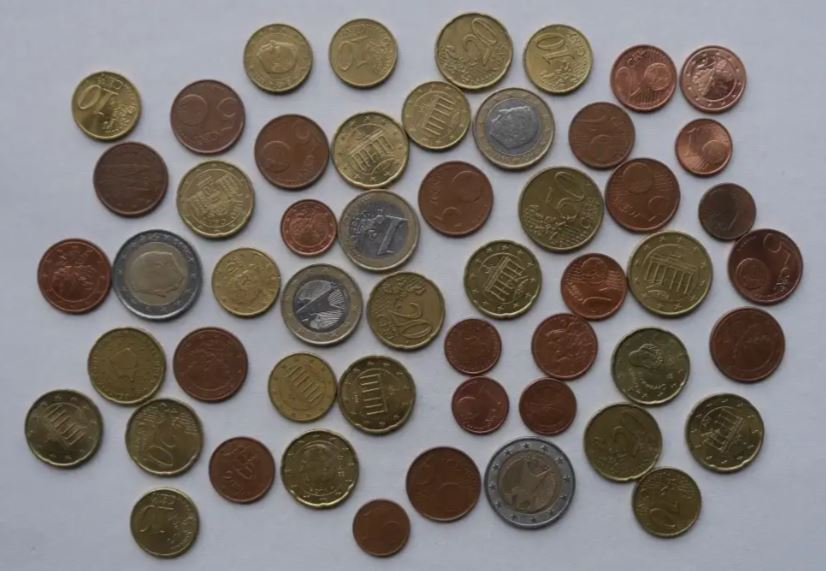
#> input picture Project8/coins_2.JPG, 826 x 571 px
$ python LR_8_task_7.py
#> lines starting #> are read from the running program, lines starting #| are printed output that depends on the picture
import numpy as np
import cv2
from sklearn.cluster import KMeans

# Завантаження зображення
img = cv2.imread('coins_2.JPG')
#> img is the input picture: shape (571, 826, 3); mean B, G, R 114.7, 118.8, 125.6

# Перетворення зображення BGR в RGB
img_rgb = cv2.cvtColor(img, cv2.COLOR_BGR2RGB)

# Розгортання зображення в одномірний масив
pixels = img_rgb.reshape((-1, 3)).astype(np.float32)

# Кількість кластерів (вартостей монет)
num_clusters = 3

# Використання k-середніх для кластеризації кольорів
kmeans = KMeans(n_clusters=num_clusters, n_init=10)
kmeans.fit(pixels)

labels = kmeans.labels_
centers = kmeans.cluster_centers_

# Створення маски для кожного кластеру
masks = [labels == i for i in range(num_clusters)]

# Зміна розміру масок
masks_resized = [mask.reshape(img_rgb.shape[:-1]) for mask in masks]

# Сегментація зображення за допомогою кольорових масок
segmented_image = np.zeros_like(img_rgb)
segmented_image2 = np.zeros_like(img_rgb)

# Різні кольори для кожної монети
cluster_colors = [(255, 0, 0), (0, 255, 0), (0, 0, 255)]

for i in range(num_clusters):
    segmented_image[masks_resized[i]] = centers[i]
    segmented_image2[masks_resized[i]] = cluster_colors[i]

# Повернення вихідного розміру та BGR формату
segmented_image = cv2.cvtColor(segmented_image.astype(np.uint8), cv2.COLOR_RGB2BGR)
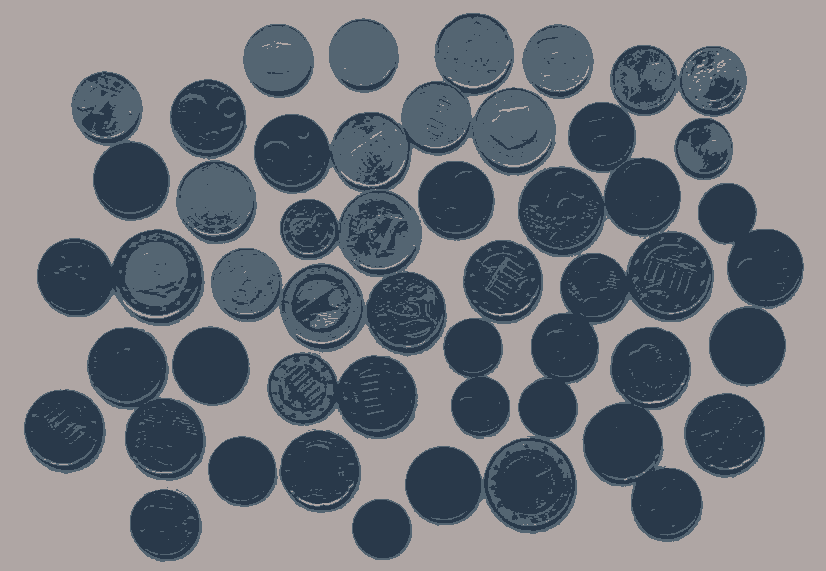
#> segmented_image: shape (571, 826, 3); mean R, G, B 114.2, 118.2, 125.2
segmented_image2 = cv2.cvtColor(segmented_image2.astype(np.uint8), cv2.COLOR_RGB2BGR)
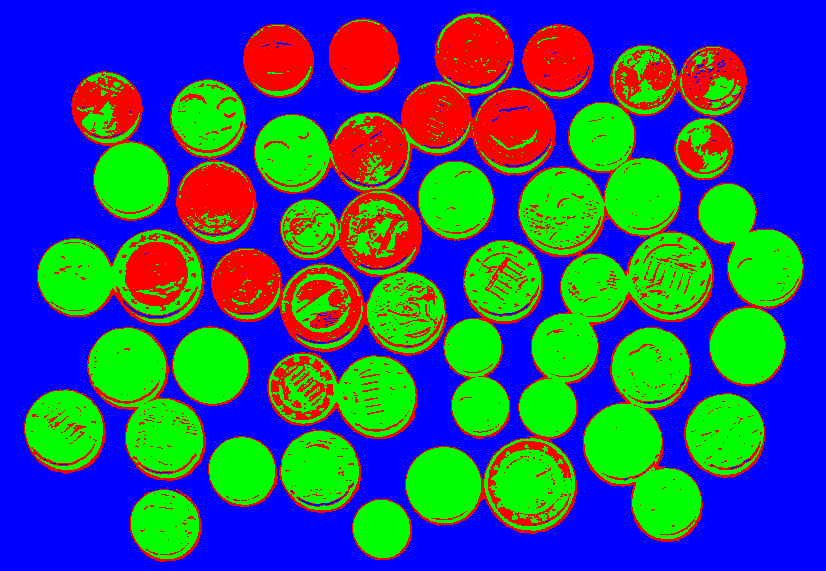
#> segmented_image2: shape (571, 826, 3); mean R, G, B 45.9, 84.5, 124.5

# Конвертація в градації сірого кольору
gray_image = cv2.cvtColor(segmented_image, cv2.COLOR_BGR2GRAY)

# Згладжування для зменшення шуму та підготовки до виявлення контурів
blurred_image = cv2.GaussianBlur(gray_image, (5, 5), 0)
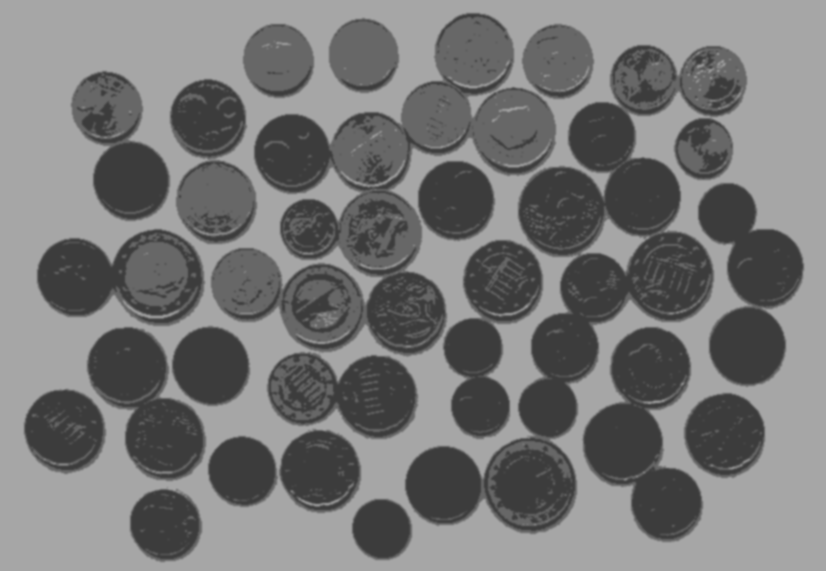
#> blurred_image: shape (571, 826); min 60, max 166, mean 119.5

# Виявлення контурів
contours, hierarchy = cv2.findContours(blurred_image, cv2.RETR_EXTERNAL, cv2.CHAIN_APPROX_SIMPLE)
#> contours = [[[0, 0], [0, 570], [825, 570], [825, 0]]]

# Фільтрація за розміром контуру (монети)
min_contour_area = 500  # Мінімальна площа контуру для розгляду

for contour in contours:
    contour_area = cv2.contourArea(contour)
    if contour_area > min_contour_area:
        # Виділення контуру на оригінальному зображенні
        cv2.drawContours(img_rgb, [contour], -1, (0, 255, 0), 2)
#> this loop made 1 pass
#> (contour, contour_area) on pass 1: ([[0, 0], [0, 570], [825, 570], [825, 0]], 470250)
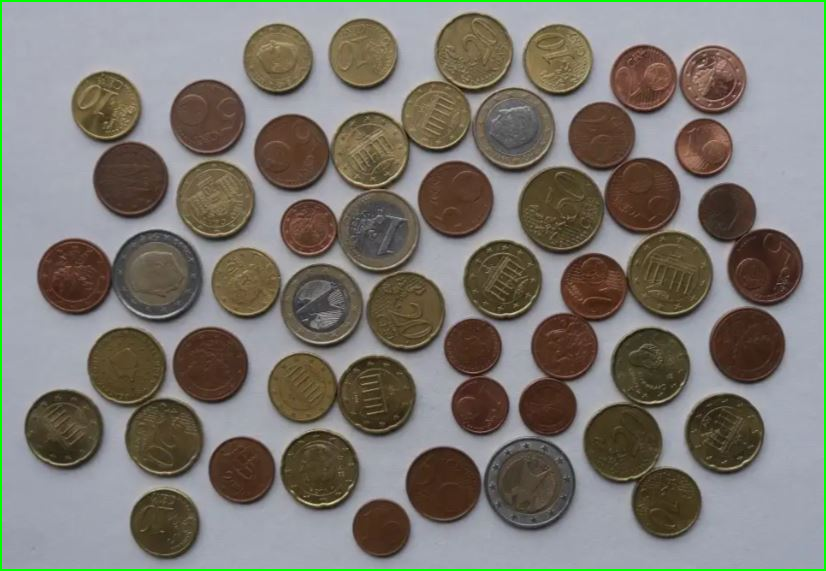
#> img_rgb: shape (571, 826, 3); mean R, G, B 123.7, 119.8, 112.6

# Відображення результату
cv2.imshow('Segmented Image by Color 1', segmented_image)
cv2.imshow('Segmented Image by Color 2', segmented_image2)
cv2.imshow('Segmented Image by Color/Size 3', img_rgb)
cv2.waitKey(0)
cv2.destroyAllWindows()

$ run again, with Project8/melnychenko.jpg copied over Project8/coins_2.JPG
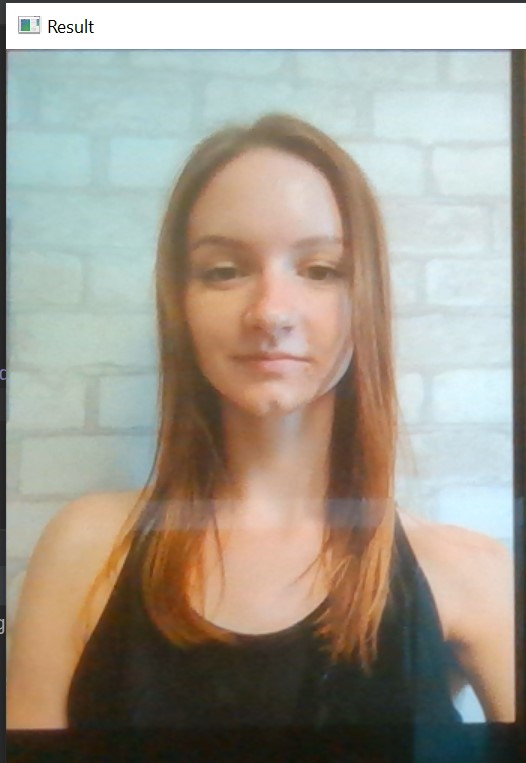
#> input picture Project8/melnychenko.jpg, 526 x 763 px
#> img is the input picture: shape (763, 526, 3); mean B, G, R 142.7, 155.1, 161.9
#> `gray_image = cv2.cvtColor(segmented_image, cv2.COLOR_BGR2GRAY)`:
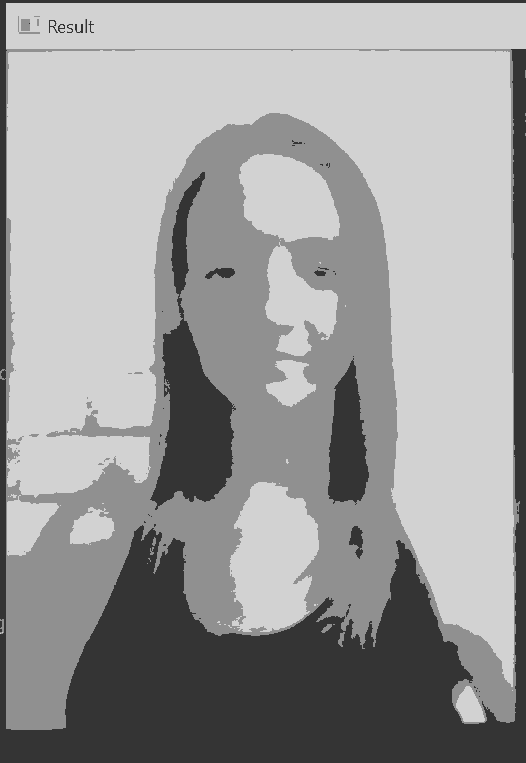
#> gray_image: shape (763, 526); min 52, max 210, mean 155.3
#> contours = [[[0, 0], [0, 762], [525, 762], [525, 0]]]
#> the loop `for contour in contours:` made 1 pass
#> (contour, contour_area) on pass 1: ([[0, 0], [0, 762], [525, 762], [525, 0]], 400050)
#> after the loop `for contour in contours:`:
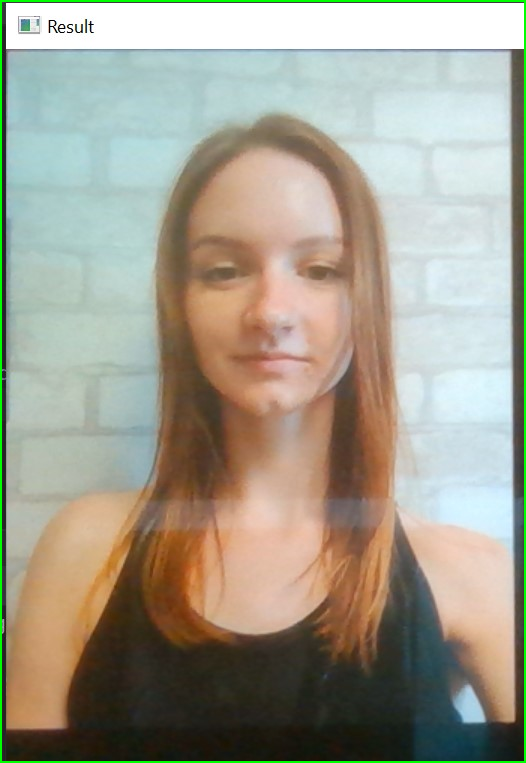
#> img_rgb: shape (763, 526, 3); mean R, G, B 161.2, 157.7, 142

$ run again, with Project8/melnychenko_face.jpg copied over Project8/coins_2.JPG
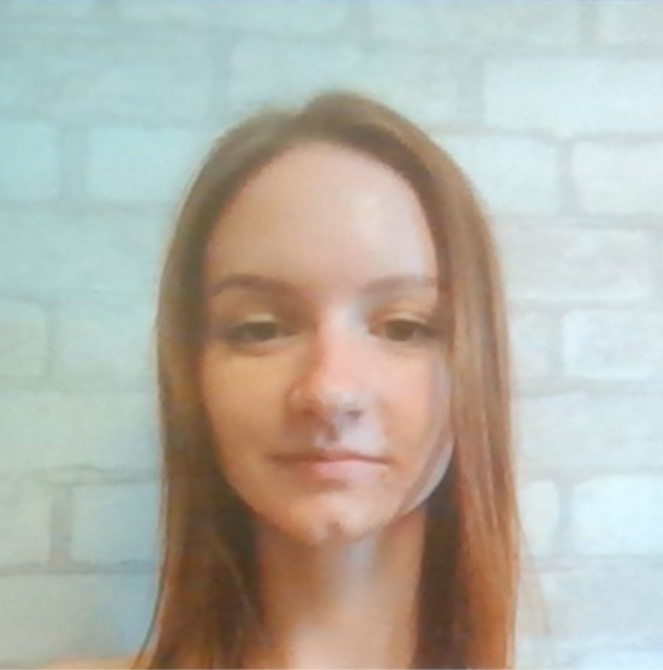
#> input picture Project8/melnychenko_face.jpg, 663 x 670 px
#> img is the input picture: shape (670, 663, 3); mean B, G, R 167, 177.9, 180.9
#> `gray_image = cv2.cvtColor(segmented_image, cv2.COLOR_BGR2GRAY)`:
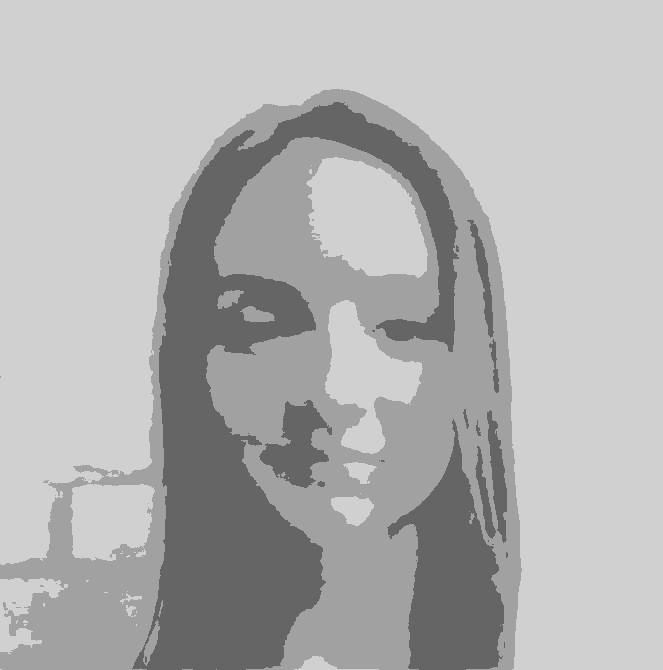
#> gray_image: shape (670, 663); min 101, max 208, mean 177.1
#> contours = [[[0, 0], [0, 669], [662, 669], [662, 0]]]
#> the loop `for contour in contours:` made 1 pass
#> (contour, contour_area) on pass 1: ([[0, 0], [0, 669], [662, 669], [662, 0]], 442878)
#> after the loop `for contour in contours:`:
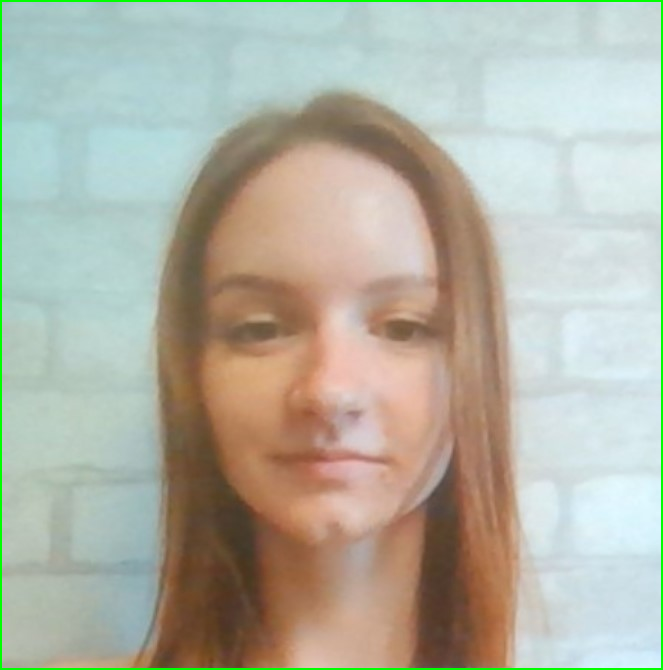
#> img_rgb: shape (670, 663, 3); mean R, G, B 178.6, 178.5, 164.7
